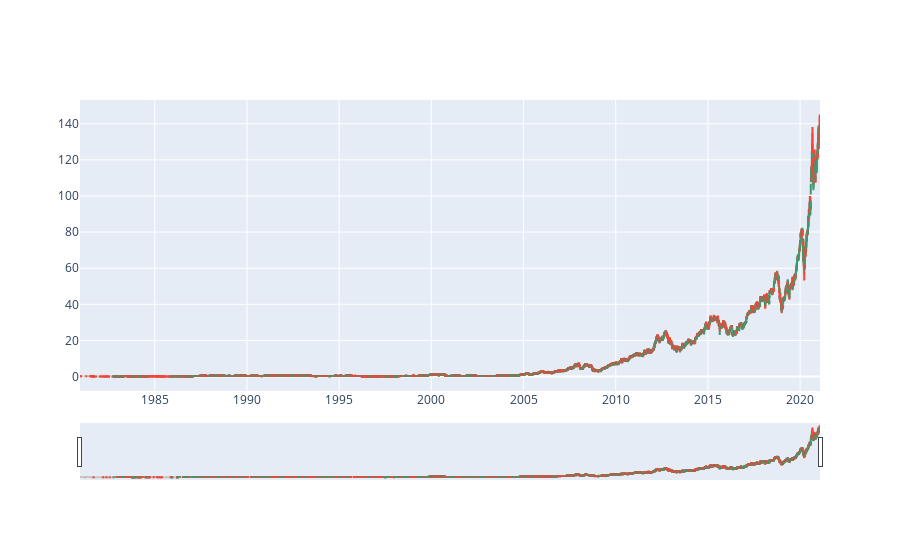

The notebook cell this image was saved under:
### Markdown cell above
2. Use `Plotly` to generate a candlestick chart based on the provided Apple stock data. Ensure the plot includes Open, High, Low, and Close prices. The date column should be set as the index (formatted as datetime).

### Code cell
fig = go.Figure(data=[go.Candlestick(x=clean_data_df.index,
                open=clean_data_df['Open'],
                high=clean_data_df['High'],
                low=clean_data_df['Low'],
                close=clean_data_df['Close'])])

fig.show()

### Figure 1 — Plotly figure (JSON) as saved in the notebook; plotly's stock layout.template omitted (floating-point values rounded to 4 significant figures; data arrays with more than 128 entries replaced by an {"elided": "..."} marker saying what was removed)
{"data": [{"close": {"elided": "10118 float values"}, "high": {"elided": "10118 float values"}, "low": {"elided": "10118 float values"}, "open": {"elided": "10118 float values"}, "type": "candlestick", "x": {"elided": "10118 str values"}}], "layout": {}}
